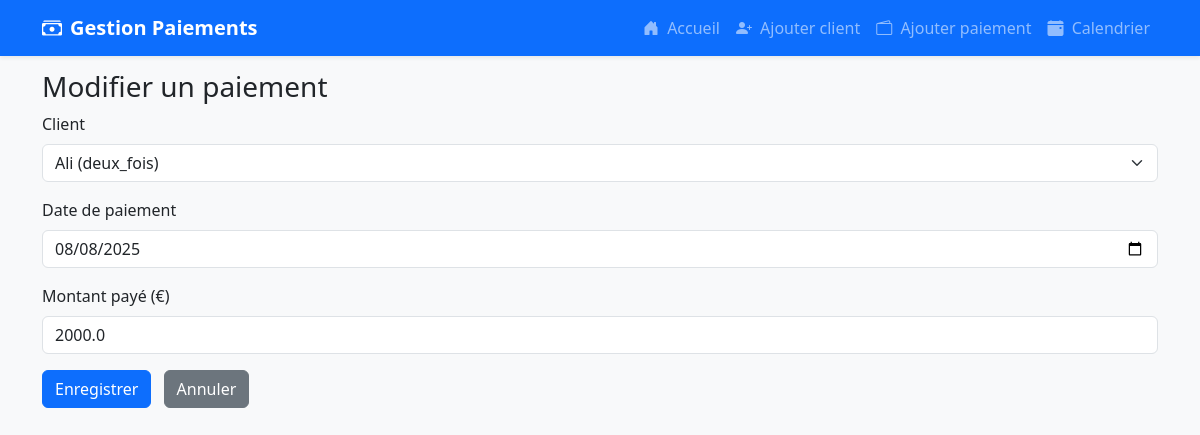
Page /modifier-paiement/2 on the committed database.
### app.py (models this page shows)
class Paiement(db.Model):
    id = db.Column(db.Integer, primary_key=True)
    client_id = db.Column(db.Integer, db.ForeignKey('client.id'), nullable=False)
    date_paiement = db.Column(db.Date, nullable=False)
    montant_paye = db.Column(db.Float, nullable=False)
    reste = db.Column(db.Float, nullable=False)
    statut = db.Column(db.String(20), nullable=False)

class Client(db.Model):
    id = db.Column(db.Integer, primary_key=True)
    nom = db.Column(db.String(100), nullable=False)
    email = db.Column(db.String(100), unique=True, nullable=False)
    telephone = db.Column(db.String(20))
    adresse = db.Column(db.String(200))
    modalite_paiement = db.Column(db.String(20), nullable=False)
    montant_total = db.Column(db.Float, nullable=False)
    paiements = db.relationship('Paiement', backref='client', lazy=True, cascade="all, delete-orphan")

### app.py (the view, shortened to what this page needs)
@app.route('/modifier-paiement/<int:id>', methods=['GET', 'POST'])
def modifier_paiement(id):
    paiement = Paiement.query.get_or_404(id)
    clients = Client.query.all()
    return render_template('edit_payment.html', paiement=paiement, clients=clients)

### templates/edit_payment.html
{% extends 'layout.html' %}
{% block content %}
<h3>Modifier un paiement</h3>
<form method="POST" action="{{ url_for('modifier_paiement', id=paiement.id) }}">
    <div class="mb-3">
        <label for="client_id" class="form-label">Client</label>
        <select name="client_id" id="client_id" class="form-select" required>
            {% for client in clients %}
            <option value="{{ client.id }}" {% if client.id == paiement.client_id %}selected{% endif %}>
                {{ client.nom }} ({{ client.modalite_paiement }})
            </option>
            {% endfor %}
        </select>
    </div>
    <div class="mb-3">
        <label for="date_paiement" class="form-label">Date de paiement</label>
        <input type="date" name="date_paiement" id="date_paiement" class="form-control" value="{{ paiement.date_paiement }}" required />
    </div>
    <div class="mb-3">
        <label for="montant_paye" class="form-label">Montant payé (€)</label>
        <input type="number" step="0.01" name="montant_paye" id="montant_paye" class="form-control" value="{{ paiement.montant_paye }}" required />
    </div>
    <button type="submit" class="btn btn-primary">Enregistrer</button>
    <a href="{{ url_for('dashboard') }}" class="btn btn-secondary ms-2">Annuler</a>
</form>
{% endblock %}

### templates/layout.html (style rules this page uses)
body { padding-top: 70px; background-color: #f8f9fa; }

### rows in the picture
Paiement: client_id "Ali (deux_fois)", date_paiement "08/08/2025", montant_paye "2000.0"
